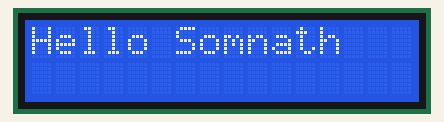
A sketch run on a simulated Arduino Uno, built with avr-gcc and run on an emulated ATmega328P. Parts: 16×2 character LCD.

Above: at 0.1 s.
At 5.1 s:
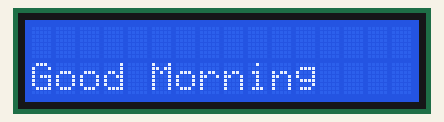
At 6.1 s:
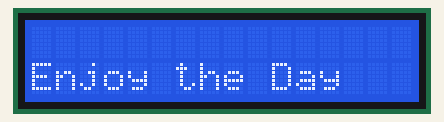
At 7.1 s:
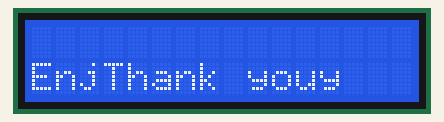

Measured:
- by itself, everything shown: repeats every 8.0 s, in 4 steps
- what the display in image 1 shows lasts 1.0 s, from 5.1 s to 6.1 s

The sketch:

lcd_display.ino
```cpp
#include <LiquidCrystal.h>
LiquidCrystal lcd(11,12,2,3,4,5);
 void setup()
 {
     lcd.begin(16, 2);
  }
     void loop()
 {
   lcd.clear();
   lcd.setCursor(0, 0);
   lcd.print("Hello Somnath");
   delay(5000);
   lcd.clear();
   lcd.setCursor(0, 1);
   lcd.print("Good Morning");
   delay(1000);
   lcd.setCursor(0, 2);
   lcd.print("Enjoy the Day");
   delay(1000);
   lcd.setCursor(3, 3);
   lcd.print("Thank you");
   delay(1000);
 }
```
